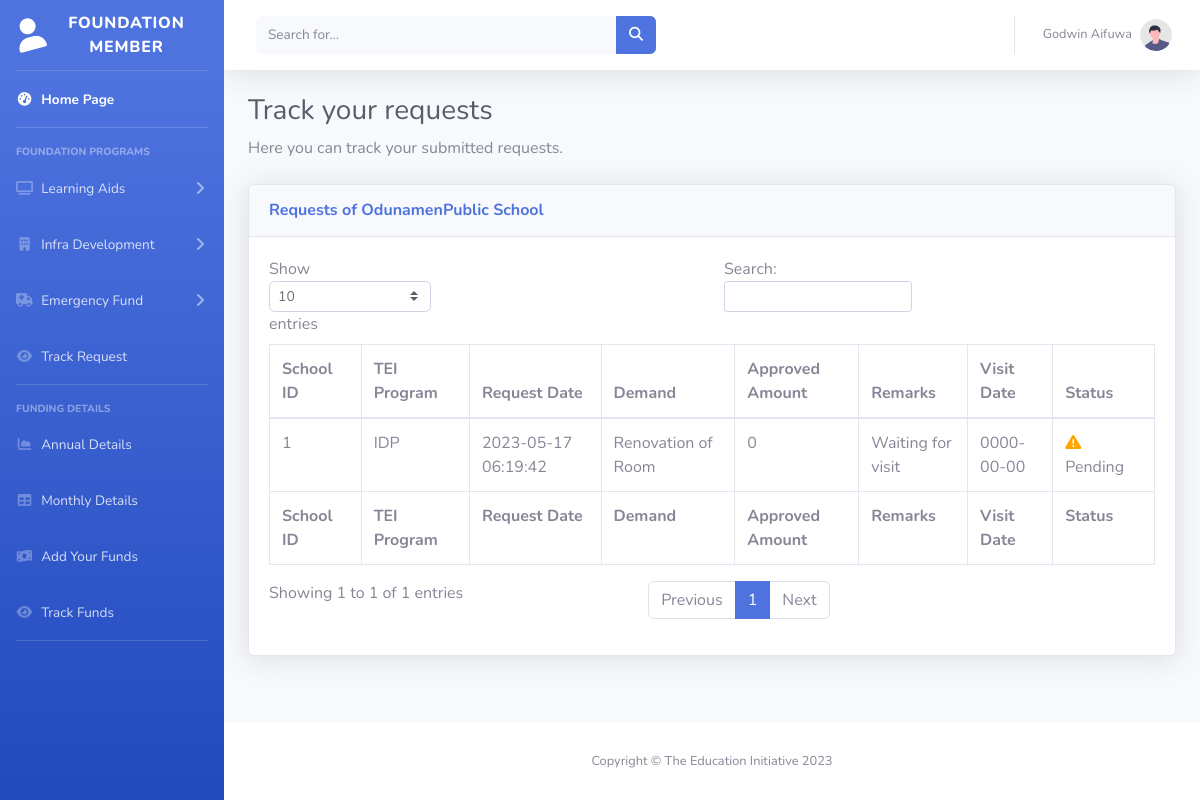
Page /tracking.php (signed in) on the committed database.
### tables this page shows
CREATE TABLE `schools` (
  `id` int(11) NOT NULL,
  `name` varchar(100) NOT NULL,
  `fname` varchar(100) NOT NULL,
  `cnic` text NOT NULL,
  `contact` text NOT NULL,
  `email` varchar(100) NOT NULL,
  `qual` varchar(15) NOT NULL,
  `address` varchar(255) NOT NULL,
  `sname` varchar(100) NOT NULL,
  `dist` varchar(15) NOT NULL,
  `prog` varchar(7) NOT NULL,
  `strg` text NOT NULL,
  `buld` varchar(13) NOT NULL,
  `qatr` varchar(7) NOT NULL,
  `password` text NOT NULL,
  `status` varchar(9) NOT NULL
);

CREATE TABLE `request` (
  `id` int(11) NOT NULL,
  `scid` int(11) NOT NULL,
  `apply_for` varchar(9) NOT NULL,
  `demand` varchar(50) NOT NULL,
  `app_date` timestamp NOT NULL DEFAULT current_timestamp(),
  `expected_amount` int(11) NOT NULL,
  `approved_amount` int(11) NOT NULL,
  `visit_date` date NOT NULL,
  `remarks` text NOT NULL,
  `year` int(4) NOT NULL,
  `month` varchar(3) NOT NULL,
  `qat_status` varchar(7) NOT NULL,
  `status` varchar(15) NOT NULL
);

### tracking.php (the view, shortened to what this page needs)
<?php
include"header.php";
include("php/checklogin.php");
 ?>
                <div class="container-fluid">
                    <h1 class="h3 mb-2 text-gray-800">Track your requests</h1>
                    <p class="mb-4">Here you can track your submitted requests. </p>
                    <div class="card shadow mb-4">
                        <div class="card-header py-3">
                            <h6 class="m-0 font-weight-bold text-primary">Requests of <?php echo $school;?></h6>
                        </div>
                        <div class="card-body">
                            <div class="table-responsive">
                                <table class="table table-bordered" id="dataTable" width="100%" cellspacing="0">
                                    <thead>
                                        <tr>
                                            <th>School ID</th>
                                            <th>TEI Program</th>
                                            <th>Request Date</th>
                                            <th>Demand</th>
                                            <th>Approved Amount</th>
                                            <th>Remarks</th>
                                            <th>Visit Date</th>
                                            <th>Status</th>
                                        </tr>
                                    </thead>
                                    <tfoot>
                                        <tr>
                                            <th>School ID</th>
                                            <th>TEI Program</th>
                                            <th>Request Date</th>
                                            <th>Demand</th>
                                            <th>Approved Amount</th>
                                            <th>Remarks</th>
                                            <th>Visit Date</th>
                                            <th>Status</th>
                                        </tr>
                                    </tfoot>
                                    <tbody>
                                    <?php
                                   $sql = "SELECT * FROM request where scid=$user_id";
$result = mysqli_query($conn, $sql);
if (mysqli_num_rows($result) > 0) {
    while($row = mysqli_fetch_assoc($result)) {
        echo "<tr>";
        echo "<td>".$row["scid"]."</td>";
        echo "<td>".$row["apply_for"]."</td>";
        echo "<td>".$row["app_date"]."</td>";
        echo "<td>".$row["demand"]."</td>";
        echo "<td>".$row["approved_amount"]."</td>";
                echo "<td>".$row["remarks"]."</td>";
        echo "<td>".$row["visit_date"]."</td>";
       if ($row["status"] == "Completed") {
    echo '<td><i class="fas fa-check-circle mr-2" style="color: blue;"></i> '.$row["status"].'</td>';
} else if ($row["status"] == "Pending") {
    echo '<td><i class="fas fa-exclamation-triangle" style="color: orange;"></i> '.$row["status"].'</td>';
} else if ($row["status"] == "Rejected") {
    echo '<td><i class="fas fa-times-circle mr-2" style="color: red;"></i> '.$row["status"].'</td>';
} else {
    echo '<td><i class="fas fa-question-circle mr-2"></i> '.$row["status"].'</td>';
}
        echo "</tr>";
    }
    echo "</table>";
}
?>
                            </div>
                        </div>
                    </div>
                </div>
            </div>
<?php include"footer.php"; ?>

### header.php (shortened to what this page needs)
<?php
include("php/checklogin.php");
$user_id = $_SESSION['rainbow_uid'];
$sql = "SELECT * FROM schools where id=$user_id";
$result = mysqli_query($conn, $sql);
while ($row = mysqli_fetch_assoc($result)) {
$name = $row["name"];
$school = $row["sname"];
}
?>
<!DOCTYPE html>
<html lang="en">
<head>
    <link href="vendor/fontawesome-free/css/all.min.css" rel="stylesheet" type="text/css">
    <link href="css/sb-admin-2.min.css" rel="stylesheet">
</head>
<body id="page-top">
    <div id="wrapper">
        <ul class="navbar-nav bg-gradient-primary sidebar sidebar-dark accordion" id="accordionSidebar">
            <a class="sidebar-brand d-flex align-items-center justify-content-center" href="index.php">
                <div class="sidebar-brand-icon rotate-n-15">
                    <i class="fas fa-user"></i>
                </div>
                <div class="sidebar-brand-text mx-3">Foundation Member</div>
            </a>
            <hr class="sidebar-divider my-0">
            <li class="nav-item active">
                <a class="nav-link" href="index.php">
                    <i class="fas fa-fw fa-tachometer-alt"></i>
                    <span>Home Page</span></a>
            </li>
            <hr class="sidebar-divider">
            <div class="sidebar-heading">
                Foundation Programs
            </div>
            <li class="nav-item">
                <a class="nav-link collapsed" href="#" data-toggle="collapse" data-target="#collapseOne"
                    aria-expanded="true" aria-controls="collapseTwo">
                    <i class="fas fa-fw fa-tv"></i>
                    <span>Learning Aids</span>
                </a>
            </li>
    <li class="nav-item">
                <a class="nav-link collapsed" href="#" data-toggle="collapse" data-target="#collapseTwo"
                    aria-expanded="true" aria-controls="collapseTwo">
                    <i class="fas fa-fw fa-building"></i>
                    <span>Infra Development</span>
                </a>
            </li>
                <li class="nav-item">
                <a class="nav-link collapsed" href="#" data-toggle="collapse" data-target="#collapseThree"
                    aria-expanded="true" aria-controls="collapseTwo">
                    <i class="fas fa-fw fa-ambulance"></i>
                    <span>Emergency Fund</span>
                </a>
              <li class="nav-item">
                <a class="nav-link" href="tracking.php">
                    <i class="fas fa-fw fa-eye"></i>
                    <span>Track Request</span></a>
            </li>
            </li>
            <hr class="sidebar-divider">
            <div class="sidebar-heading">
                Funding Details
            </div>
            <li class="nav-item">
                <a class="nav-link" href="annual-fund.php">
                    <i class="fas fa-fw fa-chart-area"></i>
                    <span>Annual Details</span></a>
            </li>
            <li class="nav-item">
                <a class="nav-link" href="monthly-fund.php">
                    <i class="fas fa-fw fa-table"></i>
                    <span>Monthly Details</span></a>
            </li>
          <li class="nav-item">
                <a class="nav-link" href="add-funds.php">
                    <i class="fas fa-fw fa-money-bill-wave"></i>
                    <span>Add Your Funds</span></a>
            </li>
            <li class="nav-item">
                <a class="nav-link" href="track-funds.php">
                    <i class="fas fa-fw fa-eye"></i>
                    <span>Track Funds</span></a>
            </li>
                        <hr class="sidebar-divider">
        </ul>
        <div id="content-wrapper" class="d-flex flex-column">
            <div id="content">
                <nav class="navbar navbar-expand navbar-light bg-white topbar mb-4 static-top shadow">
                    <form
                        class="d-none d-sm-inline-block form-inline mr-auto ml-md-3 my-2 my-md-0 mw-100 navbar-search">
                        <div class="input-group">
                            <input type="text" class="form-control bg-light border-0 small" placeholder="Search for..."
                                aria-label="Search" aria-describedby="basic-addon2">
                            <div class="input-group-append">
                                <button class="btn btn-primary" type="button">
                                    <i class="fas fa-search fa-sm"></i>
                                </button>
                            </div>
                        </div>
                    </form>
                    <ul class="navbar-nav ml-auto">
                        <li class="nav-item dropdown no-arrow">
                            <a class="nav-link dropdown-toggle" href="#" id="userDropdown" role="button"
                                data-toggle="dropdown" aria-haspopup="true" aria-expanded="false">
                                <span class="mr-2 d-none d-lg-inline text-gray-600 small"><?php echo $name;?></span>
                                <img class="img-profile rounded-circle"
                                    src="img/undraw_profile.svg">
                            </a>
                        </li>
                    </ul>
                </nav>

### footer.php (shortened to what this page needs)
            <footer class="sticky-footer bg-white">
                <div class="container my-auto">
                    <div class="copyright text-center my-auto">
                        <span>Copyright &copy; The Education Initiative 2023</span>
                    </div>
                </div>
            </footer>
        </div>
    </div>
</body>
</html>

### rows in the picture
schools: name "Godwin Aifuwa", sname "OdunamenPublic School"
request: scid "1", apply_for "IDP", app_date "2023-05-17 06:19:42", demand "Renovation of Room", approved_amount "0", remarks "Waiting for visit", visit_date "0000-00-00", status "Pending"
